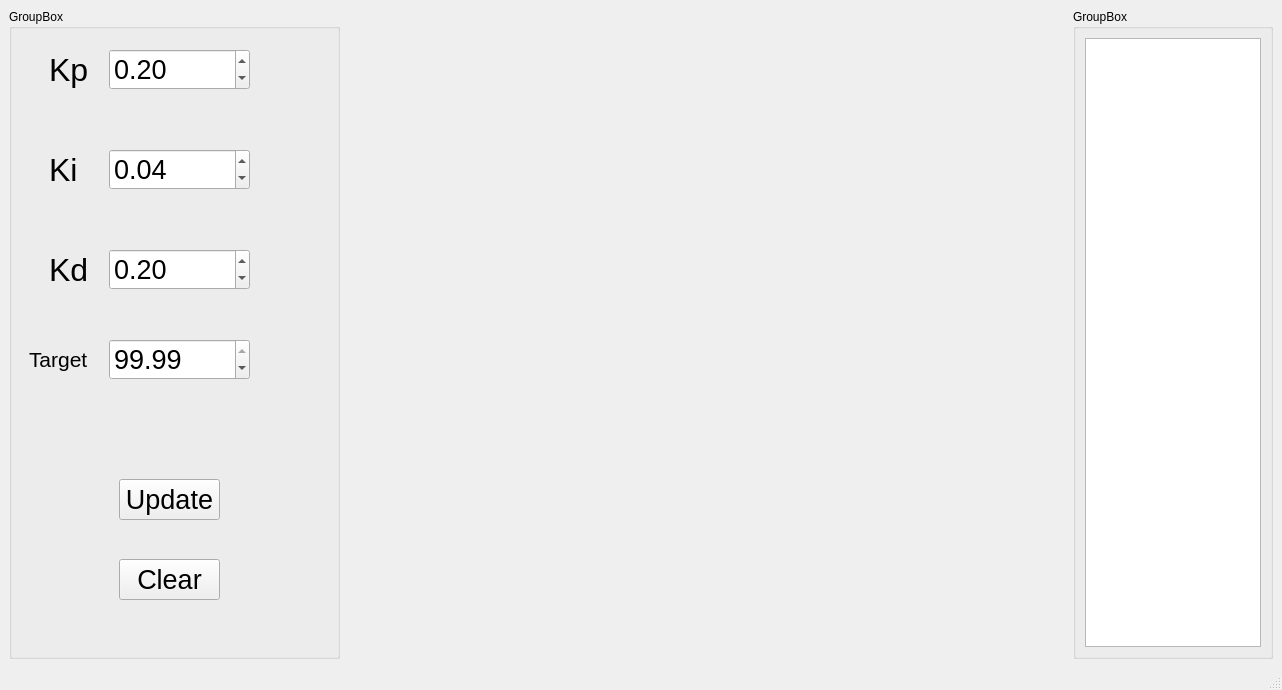
<?xml version="1.0" encoding="UTF-8"?>
<ui version="4.0">
 <class>MainWindow</class>
 <widget class="QMainWindow" name="MainWindow">
  <property name="geometry">
   <rect>
    <x>0</x>
    <y>0</y>
    <width>1282</width>
    <height>690</height>
   </rect>
  </property>
  <property name="windowTitle">
   <string>MainWindow</string>
  </property>
  <widget class="QWidget" name="centralwidget">
   <layout class="QHBoxLayout" name="horizontalLayout">
    <item>
     <widget class="QGroupBox" name="groupBox">
      <property name="minimumSize">
       <size>
        <width>331</width>
        <height>621</height>
       </size>
      </property>
      <property name="maximumSize">
       <size>
        <width>331</width>
        <height>16777215</height>
       </size>
      </property>
      <property name="title">
       <string>GroupBox</string>
      </property>
      <widget class="QPushButton" name="updateBtn">
       <property name="geometry">
        <rect>
         <x>110</x>
         <y>470</y>
         <width>101</width>
         <height>41</height>
        </rect>
       </property>
       <property name="font">
        <font>
         <family>Arial</family>
         <pointsize>20</pointsize>
        </font>
       </property>
       <property name="text">
        <string>Update</string>
       </property>
      </widget>
      <widget class="QDoubleSpinBox" name="kpSpinBox">
       <property name="geometry">
        <rect>
         <x>100</x>
         <y>40</y>
         <width>141</width>
         <height>41</height>
        </rect>
       </property>
       <property name="font">
        <font>
         <family>Arial</family>
         <pointsize>20</pointsize>
        </font>
       </property>
       <property name="singleStep">
        <double>0.100000000000000</double>
       </property>
       <property name="value">
        <double>0.200000000000000</double>
       </property>
      </widget>
      <widget class="QLabel" name="label">
       <property name="geometry">
        <rect>
         <x>40</x>
         <y>40</y>
         <width>41</width>
         <height>41</height>
        </rect>
       </property>
       <property name="font">
        <font>
         <family>Arial</family>
         <pointsize>24</pointsize>
        </font>
       </property>
       <property name="text">
        <string>Kp</string>
       </property>
      </widget>
      <widget class="QLabel" name="label_2">
       <property name="geometry">
        <rect>
         <x>40</x>
         <y>140</y>
         <width>41</width>
         <height>41</height>
        </rect>
       </property>
       <property name="font">
        <font>
         <family>Arial</family>
         <pointsize>24</pointsize>
        </font>
       </property>
       <property name="text">
        <string>Ki</string>
       </property>
      </widget>
      <widget class="QDoubleSpinBox" name="kiSpinBox">
       <property name="geometry">
        <rect>
         <x>100</x>
         <y>140</y>
         <width>141</width>
         <height>41</height>
        </rect>
       </property>
       <property name="font">
        <font>
         <family>Arial</family>
         <pointsize>20</pointsize>
        </font>
       </property>
       <property name="singleStep">
        <double>0.010000000000000</double>
       </property>
       <property name="value">
        <double>0.040000000000000</double>
       </property>
      </widget>
      <widget class="QDoubleSpinBox" name="kdSpinBox">
       <property name="geometry">
        <rect>
         <x>100</x>
         <y>240</y>
         <width>141</width>
         <height>41</height>
        </rect>
       </property>
       <property name="font">
        <font>
         <family>Arial</family>
         <pointsize>20</pointsize>
        </font>
       </property>
       <property name="singleStep">
        <double>0.100000000000000</double>
       </property>
       <property name="value">
        <double>0.200000000000000</double>
       </property>
      </widget>
      <widget class="QLabel" name="label_3">
       <property name="geometry">
        <rect>
         <x>40</x>
         <y>240</y>
         <width>41</width>
         <height>41</height>
        </rect>
       </property>
       <property name="font">
        <font>
         <family>Arial</family>
         <pointsize>24</pointsize>
        </font>
       </property>
       <property name="text">
        <string>Kd</string>
       </property>
      </widget>
      <widget class="QPushButton" name="clearBtn">
       <property name="geometry">
        <rect>
         <x>110</x>
         <y>550</y>
         <width>101</width>
         <height>41</height>
        </rect>
       </property>
       <property name="font">
        <font>
         <family>Arial</family>
         <pointsize>20</pointsize>
        </font>
       </property>
       <property name="text">
        <string>Clear</string>
       </property>
      </widget>
      <widget class="QLabel" name="label_4">
       <property name="geometry">
        <rect>
         <x>20</x>
         <y>330</y>
         <width>61</width>
         <height>41</height>
        </rect>
       </property>
       <property name="font">
        <font>
         <family>Arial</family>
         <pointsize>16</pointsize>
        </font>
       </property>
       <property name="text">
        <string>Target</string>
       </property>
      </widget>
      <widget class="QDoubleSpinBox" name="targetSpinBox">
       <property name="geometry">
        <rect>
         <x>100</x>
         <y>330</y>
         <width>141</width>
         <height>41</height>
        </rect>
       </property>
       <property name="font">
        <font>
         <family>Arial</family>
         <pointsize>20</pointsize>
        </font>
       </property>
       <property name="singleStep">
        <double>1.000000000000000</double>
       </property>
       <property name="value">
        <double>99.989999999999995</double>
       </property>
      </widget>
     </widget>
    </item>
    <item>
     <widget class="QCustomPlot" name="customPlot" native="true">
      <property name="minimumSize">
       <size>
        <width>721</width>
        <height>611</height>
       </size>
      </property>
     </widget>
    </item>
    <item>
     <widget class="QGroupBox" name="groupBox_2">
      <property name="minimumSize">
       <size>
        <width>200</width>
        <height>627</height>
       </size>
      </property>
      <property name="maximumSize">
       <size>
        <width>200</width>
        <height>16777215</height>
       </size>
      </property>
      <property name="title">
       <string>GroupBox</string>
      </property>
      <layout class="QVBoxLayout" name="verticalLayout">
       <item>
        <widget class="QPlainTextEdit" name="plainTextEdit"/>
       </item>
      </layout>
     </widget>
    </item>
   </layout>
  </widget>
  <widget class="QMenuBar" name="menubar">
   <property name="geometry">
    <rect>
     <x>0</x>
     <y>0</y>
     <width>1282</width>
     <height>23</height>
    </rect>
   </property>
  </widget>
  <widget class="QStatusBar" name="statusbar"/>
 </widget>
 <customwidgets>
  <customwidget>
   <class>QCustomPlot</class>
   <extends>QWidget</extends>
   <header location="global">qcustomplot.h</header>
   <container>1</container>
  </customwidget>
 </customwidgets>
 <resources/>
 <connections/>
</ui>
